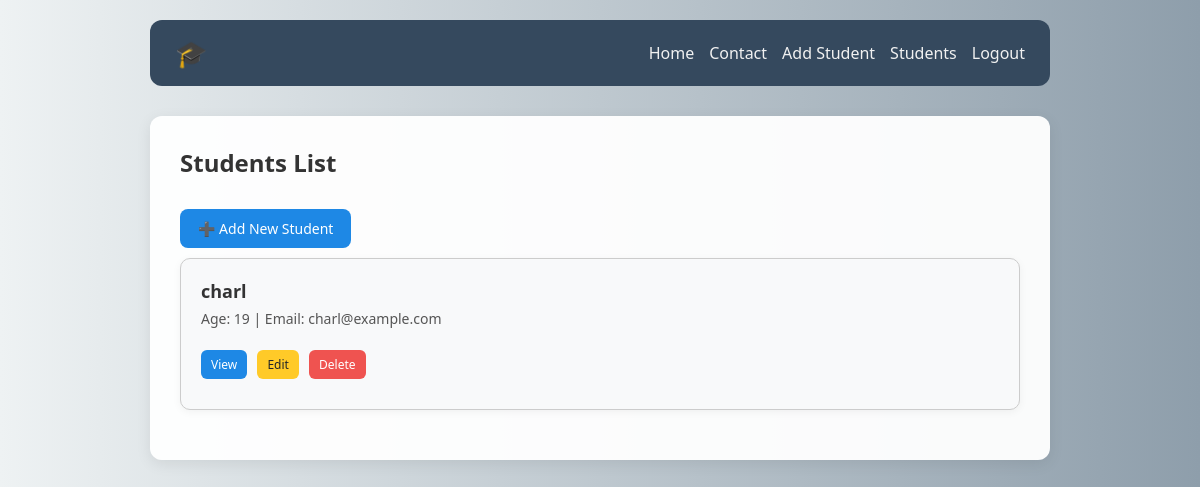
The page /students/ on the database its author committed.
### myapp/models.py (models this page shows, shortened)
class Student(models.Model):
    name = models.CharField(max_length=100)
    age = models.IntegerField()
    email = models.EmailField(unique=True)

### myapp/views.py (the view)
# urls.py: path('students/', views.students_list, name='students_list'),
def students_list(request):
    students = Student.objects.all()
    return render(request, 'students_list.html', {'students': students})

### myapp/templates/students_list.html (shortened to what this page needs)
{% load static %}
<!DOCTYPE html>
<html>
<head>
     <link rel="stylesheet" href="{% static 'styles/students_list.css' %}">
</head>
<body>
    <div class="container">
        <div class="header">
            <h1>🎓</h1>
            <div class="nav-links">
                <a href="{% url 'home' %}">Home</a>
                <a href="{% url 'contact' %}">Contact</a>
                <a href="{% url 'create_student' %}">Add Student</a>
                <a href="{% url 'students_list' %}">Students</a>
                <a href="{% url 'logout' %}">Logout</a>
            </div>
        </div>
        <div class="content">
            <h2>Students List</h2>
            <a href="{% url 'create_student' %}" class="btn">➕ Add New Student</a>
            {% if students %}
                {% for student in students %}
                    <div class="student-card">
                        <div class="student-name">{{ student.name }}</div>
                        <div class="student-info">
                            Age: {{ student.age }} | Email: {{ student.email }}
                        </div>
                        <div class="action-buttons" style="margin-top: 12px;">
                            <a href="{% url 'student_detail' student.id %}" class="btn">View</a>
                            <a href="{% url 'edit_student' student.id %}" class="btn btn-warning">Edit</a>
                            <a href="{% url 'delete_student' student.id %}" class="btn btn-danger">Delete</a>
                        </div>
                    </div>
                {% endfor %}
            {% else %}
                <div class="no-students">
                    No students found. <a href="{% url 'create_student' %}">Add the first student</a>
                </div>
            {% endif %}
        </div>
    </div>
</body>
</html>

### myapp/static/styles/students_list.css (style rules this page uses)
body { font-family: 'Segoe UI', sans-serif; background: linear-gradient(to right, #eef2f3, #8e9eab); margin: 0; padding: 0; color: #333; }
.container { max-width: 900px; margin: 0 auto; padding: 20px; }
.header { background-color: #35495e; color: #fff; padding: 15px 25px; display: flex; justify-content: space-between; align-items: center; border-radius: 12px; }
.header h1 { margin: 0; font-size: 26px; }
.nav-links { display: flex; gap: 15px; }
.nav-links a { color: #f1f1f1; text-decoration: none; font-weight: 500; transition: color 0.3s; }
.content { margin-top: 30px; background-color: rgba(255, 255, 255, 0.95); border-radius: 12px; padding: 30px; box-shadow: 0 4px 15px rgba(0, 0, 0, 0.08); }
h2 { margin-top: 0; font-size: 24px; }
.btn { background-color: #1e88e5; color: #fff; text-decoration: none; padding: 10px 18px; font-size: 14px; border-radius: 8px; display: inline-block; margin: 10px 0; transition: background-color 0.3s ease; }
.student-card { background-color: #f8f9fa; border: 1px solid #ccc; border-radius: 10px; padding: 20px; margin-bottom: 20px; box-shadow: 0 2px 8px rgba(0, 0, 0, 0.05); }
.student-name { font-weight: bold; font-size: 18px; margin-bottom: 6px; }
.student-info { color: #555; font-size: 14px; }
.action-buttons a { font-size: 12px; padding: 6px 10px; border-radius: 6px; margin-right: 6px; text-decoration: none; display: inline-block; }
.btn-warning { background-color: #ffca28; color: #212529; }
.btn-danger { background-color: #ef5350; color: #fff; }

### rows shown on the page
Student: name "charl", age "19", email "charl@example.com"
